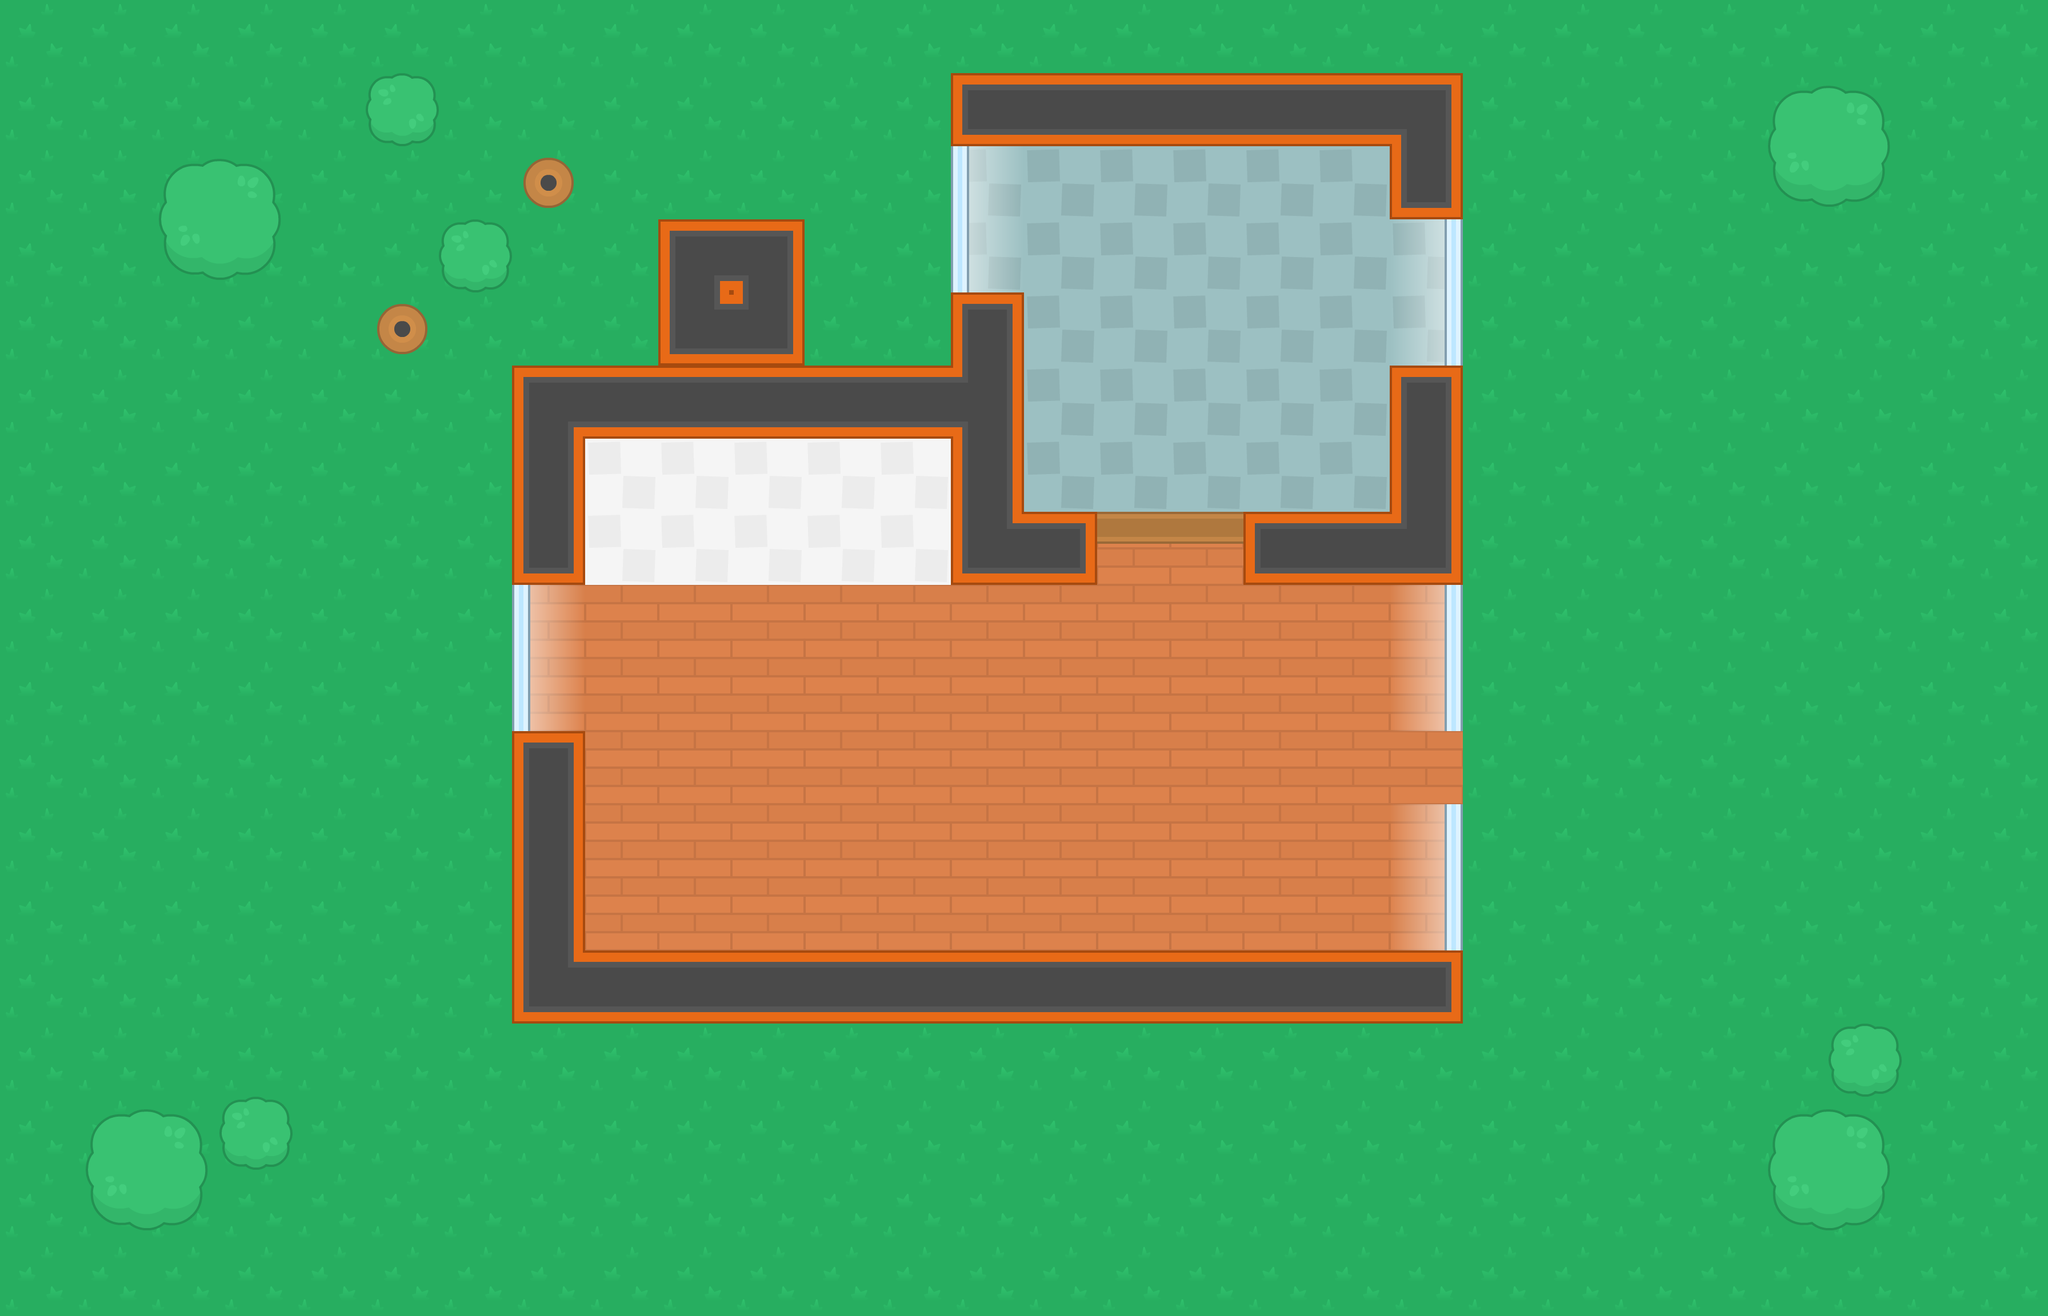

A 2D game scene composited from a Tiled map and its tileset images. What follows is a short description and the map's XML, with every tile layer's data as written:
An orthogonal 28x18 tile map with 128x128 px tiles, 2 tile layers (Tile Layer 1, rocks and plants).

<map version="1.9" tiledversion="1.9.2" orientation="orthogonal" renderorder="right-down" width="28" height="18" tilewidth="128" tileheight="128" infinite="0" nextlayerid="3" nextobjectid="1">
 <tileset firstgid="1" source="noob.tsx" />
 <layer id="1" name="Tile Layer 1" width="28" height="18">
  <data encoding="csv">
1,1,1,1,1,1,1,1,1,1,1,1,1,1,1,1,1,1,1,1,1,1,1,1,1,1,1,1,
1,1,1,1,1,1,1,1,1,1,1,1,1,142,2684354698,2684354698,2684354698,2684354698,2684354698,110,1,1,1,1,1,1,1,1,
1,1,1,1,1,1,1,1,1,1,1,1,1,11,11,11,11,11,11,1610612878,1,1,1,1,1,1,1,1,
1,1,1,1,1,1,1,1,1,109,110,1,1,11,11,11,11,11,11,11,1,1,1,1,1,1,1,1,
1,1,1,1,1,1,1,1,1,136,137,1,1,2684354702,11,11,11,11,11,11,1,1,1,1,1,1,1,1,
1,1,1,1,1,1,1,109,2684354698,2684354698,2684354698,2684354698,2684354698,140,11,11,11,11,11,2684354702,1,1,1,1,1,1,1,1,
1,1,1,1,1,1,1,138,12,12,12,12,12,138,11,11,11,11,11,138,1,1,1,1,1,1,1,1,
1,1,1,1,1,1,1,1610612878,12,12,12,12,12,136,3221225614,69,69,142,2684354698,137,1,1,1,1,1,1,1,1,
1,1,1,1,1,1,1,69,69,69,69,69,69,69,69,69,69,69,69,69,1,1,1,1,1,1,1,1,
1,1,1,1,1,1,1,69,69,69,69,69,69,69,69,69,69,69,69,69,1,1,1,1,1,1,1,1,
1,1,1,1,1,1,1,2684354702,69,69,69,69,69,69,69,69,69,69,69,69,1,1,1,1,1,1,1,1,
1,1,1,1,1,1,1,138,69,69,69,69,69,69,69,69,69,69,69,69,1,1,1,1,1,1,1,1,
1,1,1,1,1,1,1,138,69,69,69,69,69,69,69,69,69,69,69,69,1,1,1,1,1,1,1,1,
1,1,1,1,1,1,1,136,2684354698,2684354698,2684354698,2684354698,2684354698,2684354698,2684354698,2684354698,2684354698,2684354698,2684354698,3221225614,1,1,1,1,1,1,1,1,
1,1,1,1,1,1,1,1,1,1,1,1,1,1,1,1,1,1,1,1,1,1,1,1,1,1,1,1,
1,1,1,1,1,1,1,1,1,1,1,1,1,1,1,1,1,1,1,1,1,1,1,1,1,1,1,1,
1,1,1,1,1,1,1,1,1,1,1,1,1,1,1,1,1,1,1,1,1,1,1,1,1,1,1,1,
1,1,1,1,1,1,1,1,1,1,1,1,1,1,1,1,1,1,1,1,1,1,1,1,1,1,1,1
</data>
 </layer>
 <layer id="2" name="rocks and plants" width="28" height="18">
  <data encoding="csv">
0,0,0,0,0,0,0,0,0,0,0,0,0,0,0,0,0,0,0,0,0,0,0,0,0,0,0,0,
0,0,0,0,0,183,0,0,0,0,0,0,0,0,0,0,0,0,0,0,0,0,0,0,181,182,0,0,
0,0,181,182,0,0,0,207,0,0,0,0,0,491,0,0,0,0,0,0,0,0,0,0,208,209,0,0,
0,0,208,209,0,0,183,0,0,0,0,0,0,491,0,0,0,0,0,3221225963,0,0,0,0,0,0,0,0,
0,0,0,0,0,207,0,0,0,0,0,0,0,0,0,0,0,0,0,3221225963,0,0,0,0,0,0,0,0,
0,0,0,0,0,0,0,0,0,0,0,0,0,0,0,0,0,0,0,0,0,0,0,0,0,0,0,0,
0,0,0,0,0,0,0,0,0,0,0,0,0,0,0,0,0,0,0,0,0,0,0,0,0,0,0,0,
0,0,0,0,0,0,0,0,0,0,0,0,0,0,0,3221225939,3221225939,0,0,0,0,0,0,0,0,0,0,0,
0,0,0,0,0,0,0,491,0,0,0,0,0,0,0,0,0,0,0,3221225963,0,0,0,0,0,0,0,0,
0,0,0,0,0,0,0,491,0,0,0,0,0,0,0,0,0,0,0,3221225963,0,0,0,0,0,0,0,0,
0,0,0,0,0,0,0,0,0,0,0,0,0,0,0,0,0,0,0,0,0,0,0,0,0,0,0,0,
0,0,0,0,0,0,0,0,0,0,0,0,0,0,0,0,0,0,0,3221225963,0,0,0,0,0,0,0,0,
0,0,0,0,0,0,0,0,0,0,0,0,0,0,0,0,0,0,0,3221225963,0,0,0,0,0,0,0,0,
0,0,0,0,0,0,0,0,0,0,0,0,0,0,0,0,0,0,0,0,0,0,0,0,0,0,0,0,
0,0,0,0,0,0,0,0,0,0,0,0,0,0,0,0,0,0,0,0,0,0,0,0,0,183,0,0,
0,181,182,183,0,0,0,0,0,0,0,0,0,0,0,0,0,0,0,0,0,0,0,0,181,182,0,0,
0,208,209,0,0,0,0,0,0,0,0,0,0,0,0,0,0,0,0,0,0,0,0,0,208,209,0,0,
0,0,0,0,0,0,0,0,0,0,0,0,0,0,0,0,0,0,0,0,0,0,0,0,0,0,0,0
</data>
 </layer>
</map>
